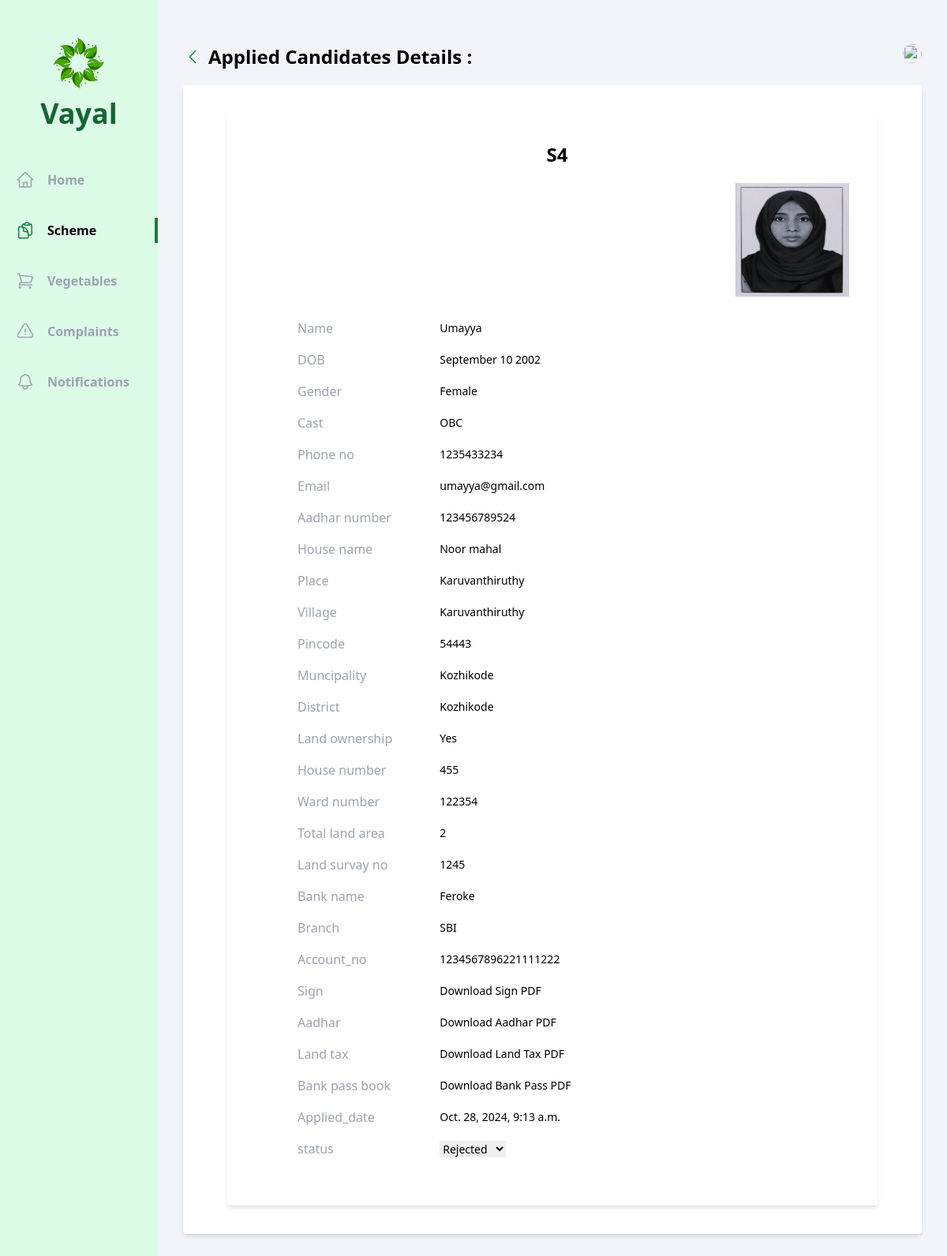
Page /officer/user_details/1/1/ on the committed database.
### officer/models.py (models this page shows, shortened)
class SchemeApplication(models.Model):
    scheme=models.ForeignKey(Scheme, on_delete=models.CASCADE)
    vayal_user = models.ForeignKey(Vayal_User, on_delete=models.CASCADE)
    officer=models.ForeignKey(Agricultural_officer, on_delete=models.CASCADE,null=True, blank=True)
    benefiting=models.CharField(max_length=50,choices= benefiting)
    house_number= models.CharField(max_length=250)
    ward_number= models.CharField(max_length=250)
    total_land_area = models.CharField(max_length=255)
    land_survay_no= models.CharField(max_length=5)
    bank_name=models.CharField(max_length=255)
    branch=models.CharField(max_length=255)
    account_no=models.CharField(max_length=19)
    sign=models.ImageField(upload_to='scheme/sign/')
    aadhar=models.FileField(upload_to='scheme/aadhar/')
    land_tax=models.FileField(upload_to='scheme/land_tax/')
    bank_pass=models.FileField(upload_to='scheme/bank_pass/')
    applied_date=models.DateTimeField(auto_now_add=True)
    status = models.CharField(max_length=50, choices=scheme_status, default='Pending')

class Scheme(models.Model):
    officer=models.ForeignKey(Agricultural_officer, on_delete=models.CASCADE)
    name=models.CharField(max_length=250)
    type=models.CharField(max_length=50,choices=schem_type)
    description=models.CharField(max_length=250)
    criteria=models.CharField(max_length=250)
    cast_eligibility = models.CharField(max_length=50,choices=scheme_cast,default='All')
    land_ownership=models.CharField(max_length=20, choices=land,default='All')
    posted_date=models.DateTimeField(auto_now_add=True)
    start_date=models.DateField()
    end_date=models.DateField()

class Vayal_User(models.Model):
    account = models.OneToOneField(User, on_delete=models.CASCADE)
    name=models.CharField(max_length=225)
    dob=models.DateField()
    gender= models.CharField(max_length=20, choices=gender)
    phone_number = models.CharField(max_length=10)
    aadhar_number= models.CharField(max_length=12)
    cast=models.CharField(max_length=20, choices=cast)
    house_name=models.CharField(max_length=225)
    place=models.CharField(max_length=225)
    village=models.CharField(max_length=225)
    pincode = models.CharField(max_length=6)
    muncipality=models.CharField(max_length=225,default="Kozhikode")
    district=models.CharField(max_length=225,default="Kozhikode")
    land_ownership=models.CharField(max_length=20, choices=land)
    photo=models.ImageField(upload_to='photos/')
    joined_date=models.DateTimeField(auto_now_add=True)
    vegetable_permission_applied=models.CharField(max_length=225,default="False")
    vegetable_permission=models.CharField(max_length=225, choices=vegetable_permission_status,default="Pending")

### officer/views/scheme_application.py (the view)
# urls.py: path('user_details/<int:application_id>/<int:vayal_user_id>/',scheme_application.user_details, name='applied_user_details'),
def user_details(request,application_id,vayal_user_id):
    scheme_application = SchemeApplication.objects.get(id=application_id, vayal_user_id=vayal_user_id)
    return render(request, 'officer/scheme_application/user_details.html', {'scheme_application': scheme_application})

### officer/templates/officer/scheme_application/user_details.html (shortened to what this page needs)
{% extends 'base.html' %}
{% load tailwind_filters %}
{% block content %}
<div class="flex  bg-slate-100">
    <div class="w-2/12 bg-green-100 flex flex-col items-center pb-10">
        <div class="my-12 flex flex-col gap-3 justify-center items-center">
            <h1 class="text-4xl font-bold text-green-800 ">Vayal</h1>
        </div>
        <ul class="flex flex-col gap-8 w-full font-bold text-gray-400">
          <li class="w-full flex items-center px-5 py-1 gap-4 group hover:text-gray-500 cursor-pointer hover:border-green-700 hover:border-r-4">
            <a href="{% url 'officer:home' %}">Home</a>
        </li>
              <li class="w-full flex items-center px-5 py-1 gap-4 border-r-4 text-black border-green-700">
                <a href="{% url 'officer:schemes' %}">Scheme</a>
            </li>
            <li class="w-full flex items-center px-5 py-1 gap-4 group hover:text-gray-500 cursor-pointer hover:border-green-700 hover:border-r-4">
              <a href="{% url 'officer:vegetables' %}">Vegetables</a>
          </li>
          <li class="w-full flex items-center px-5 py-1 gap-4 group hover:text-gray-500 cursor-pointer hover:border-green-700 hover:border-r-4">
              <a href="{% url 'officer:complaints' %}">Complaints</a>
          </li>
          <li class="w-full flex items-center px-5 py-1 gap-4 group hover:text-gray-500 cursor-pointer hover:border-green-700 hover:border-r-4">
              <a href="{% url 'officer:notifications' %}">Notifications</a>
          </li>
        </ul>
      </div>
    <div class="w-10/12 h-screen overflow-y-auto px-8 py-14">
      <div class="flex justify-between mb-5">
        <div class="flex items-center gap-2">
            <a class="text-green-700" href="{% url 'officer:applied_users' scheme_application.scheme.id %}">
                <svg xmlns="http://www.w3.org/2000/svg" fill="none" viewBox="0 0 24 24" stroke-width="1.5" stroke="currentColor" class="w-6 h-6">
                    <path stroke-linecap="round" stroke-linejoin="round" d="M15.75 19.5L8.25 12l7.5-7.5" />
                </svg>
            </a>
            <h1 class="text-2xl font-bold">Applied Candidates Details :
            </h1>
        </div>
            <div class="relative">
              <img id="profile" src="/uploads/{{vayal_user.image}}" class="h-6 w-6 rounded-full cursor-pointer" alt="">
            </div>
        </div>
        <div class="bg-white rounded shadow-md p-9 ">
            <div  class="border-none rounded-lg pr-5 pl-5">
                <div class="bg-white rounded shadow-md p-9 pl-12 ">
                    <h1 class="text-2xl font-bold text-center">{{scheme_application.scheme.name}}</h1>
                    <div class="flex flex-row-reverse items-start gap-6">
                        <img class="  h-36 w-36  my-5" src="/uploads/{{scheme_application.vayal_user.photo}}" alt="">
                    </div>
            <div class="border-none rounded-lg ">
            <table class="table-auto text-sm text-left mb-4 ml-10">
                <tr>
                    <th scope="col" class="text-gray-400 font-medium pr-8 py-2 text-base">Name</th>
                    <td scope="col" class="px-12 py-2">{{  scheme_application.vayal_user.name}}</td>
                </tr>
                <tr>
                    <th scope="col" class="text-gray-400 font-medium pr-3 py-2 text-base">DOB</th>
                    <td scope="col" class="px-12 py-2">{{  scheme_application.vayal_user.dob | date:"F d Y" }}</td>
                </tr>
                <tr>
                    <th scope="col" class="text-gray-400 font-medium pr-3 py-2 text-base">Gender</th>
                    <td scope="col" class="px-12 py-2">{{  scheme_application.vayal_user.gender }}</td>
                </tr>
                <tr>
                    <th scope="col" class="text-gray-400 font-medium pr-3 py-2 text-base">Cast</th>
                    <td scope="col" class="px-12 py-2">{{ scheme_application.vayal_user.cast }}</td>
                </tr>
                <tr>
                    <th scope="col" class="text-gray-400 font-medium pr-3 py-2 text-base">Phone no</th>
                    <td scope="col" class="px-12 py-2">{{  scheme_application.vayal_user.phone_number }}</td>
                </tr>
                <tr>
                    <th scope="col" class="text-gray-400 font-medium pr-3 py-2 text-base">Email</th>
                    <td scope="col" class="px-12 py-2">{{  scheme_application.vayal_user.account.email }}</td>
                </tr>
                <tr>
                    <th scope="col" class="text-gray-400 font-medium pr-3 py-2 text-base">Aadhar number</th>
                    <td scope="col" class="px-12 py-2">{{ scheme_application.vayal_user.aadhar_number }}</td>
                </tr>
                <tr>
                    <th scope="col" class="text-gray-400 font-medium pr-3 py-2 text-base">House name</th>
                    <td scope="col" class="px-12 py-2">{{ scheme_application.vayal_user.house_name }}</td>
                </tr>
                <tr>
                    <th scope="col" class="text-gray-400 font-medium pr-3 py-2 text-base">Place</th>
                    <td scope="col" class="px-12 py-2">{{ scheme_application.vayal_user.place }}</td>
                </tr>
                <tr>
                    <th scope="col" class="text-gray-400 font-medium pr-3 py-2 text-base">Village</th>
                    <td scope="col" class="px-12 py-2">{{ scheme_application.vayal_user.village }}</td>
                </tr>
                <tr>
                    <th scope="col" class="text-gray-400 font-medium pr-3 py-2 text-base">Pincode</th>
                    <td scope="col" class="px-12 py-2">{{ scheme_application.vayal_user.pincode }}</td>
                </tr>
                <tr>
                    <th scope="col" class="text-gray-400 font-medium pr-3 py-2 text-base">Muncipality</th>
                    <td scope="col" class="px-12 py-2">{{ scheme_application.vayal_user.muncipality}}</td>
                </tr>
                <tr>
                    <th scope="col" class="text-gray-400 font-medium pr-3 py-2 text-base">District</th>
                    <td scope="col" class="px-12 py-2">{{scheme_application.vayal_user.district }}</td>
                </tr>
                <tr>
                    <th scope="col" class="text-gray-400 font-medium pr-3 py-2 text-base">Land ownership</th>
                    <td scope="col" class="px-12 py-2">{{ scheme_application.benefiting }}</td>
                </tr>
                <tr>
                    <th scope="col" class="text-gray-400 font-medium pr-3 py-2 text-base">House number</th>
                    <td scope="col" class="px-12 py-2">{{ scheme_application.house_number }}</td>
                </tr>
                <tr>
                    <th scope="col" class="text-gray-400 font-medium pr-3 py-2 text-base">Ward number </th>
                    <td scope="col" class="px-12 py-2">{{ scheme_application.ward_number }}</td>
                </tr>
                <tr>
                    <th scope="col" class="text-gray-400 font-medium pr-3 py-2 text-base">Total land area</th>
                    <td scope="col" class="px-12 py-2">{{ scheme_application.total_land_area }}</td>
                </tr>
                <tr>
                    <th scope="col" class="text-gray-400 font-medium pr-3 py-2 text-base">Land survay no</th>
                    <td scope="col" class="px-12 py-2">{{ scheme_application.land_survay_no}}</td>
                </tr>
                <tr>
                    <th scope="col" class="text-gray-400 font-medium pr-3 py-2 text-base">Bank name</th>
                    <td scope="col" class="px-12 py-2">{{ scheme_application.bank_name }}</td>
                </tr>
                <tr>
                    <th scope="col" class="text-gray-400 font-medium pr-3 py-2 text-base">Branch</th>
                    <td scope="col" class="px-12 py-2">{{ scheme_application.branch }}</td>
                </tr>
                <tr>
                    <th scope="col" class="text-gray-400 font-medium pr-3 py-2 text-base">Account_no</th>
                    <td scope="col" class="px-12 py-2">{{ scheme_application.account_no }}</td>
                </tr>
                <tr>
                    <th scope="col" class="text-gray-400 font-medium pr-3 py-2 text-base">Sign</th>
                    <td scope="col" class="px-12 py-2"><a href="{{ scheme_application.sign.url }}" download>Download Sign PDF</a></td>
                </tr>
                <tr>
                    <th scope="col" class="text-gray-400 font-medium pr-3 py-2 text-base">Aadhar</th>
                    <td scope="col" class="px-12 py-2"><a href="{{ scheme_application.aadhar.url }}" download>Download Aadhar PDF</a></td>
                </tr>
                <tr>
                    <th scope="col" class="text-gray-400 font-medium pr-3 py-2 text-base">Land tax</th>
                    <td scope="col" class="px-12 py-2"><a href="{{ scheme_application.land_tax.url }}" download>Download Land Tax PDF</a></td>
                </tr>
                <tr>
                    <th scope="col" class="text-gray-400 font-medium pr-3 py-2 text-base">Bank pass book</th>
                    <td scope="col" class="px-12 py-2"><a href="{{ scheme_application.bank_pass.url }}" download>Download Bank Pass PDF</a></td>
                </tr>
                <tr>
                    <th scope="col" class="text-gray-400 font-medium pr-3 py-2 text-base">Applied_date</th>
                    <td scope="col" class="px-12 py-2">{{ scheme_application.applied_date}}</td>
                </tr>
                <tr>
                    <th scope="col" class="text-gray-400 font-medium pr-3 py-2 text-base">status</th>
                    <td scope="col" class="px-12 py-2">
                            <form method="post" action="{% url 'officer:update_applied_users_status'  scheme_application.id scheme_application.vayal_user.id %}">
                                <select name="status" onchange="this.form.submit()">
                                    <option value="Rejected" {% if scheme_application.status == 'Rejected' %}selected{% endif %}>Rejected</option>
                                </select>
                            </form>
                    </td>
                </tr>
            </table>
        </div>
    </div>
    </div>
</div>
{% endblock content %}

### rows in the picture
SchemeApplication: scheme.name "S4", vayal_user.photo (picture), vayal_user.name "Umayya", vayal_user.dob "September 10 2002", vayal_user.gender "Female", vayal_user.cast "OBC", vayal_user.phone_number "1235433234", vayal_user.account.email "umayya@gmail.com", vayal_user.aadhar_number "123456789524", vayal_user.house_name "Noor mahal", vayal_user.place "Karuvanthiruthy", vayal_user.village "Karuvanthiruthy", vayal_user.pincode "54443", vayal_user.muncipality "Kozhikode", vayal_user.district "Kozhikode", benefiting "Yes", house_number "455", ward_number "122354", total_land_area "2", land_survay_no "1245", bank_name "Feroke", branch "SBI", account_no "1234567896221111222", applied_date "Oct. 28, 2024, 9:13 a.m.", status "Rejected"
